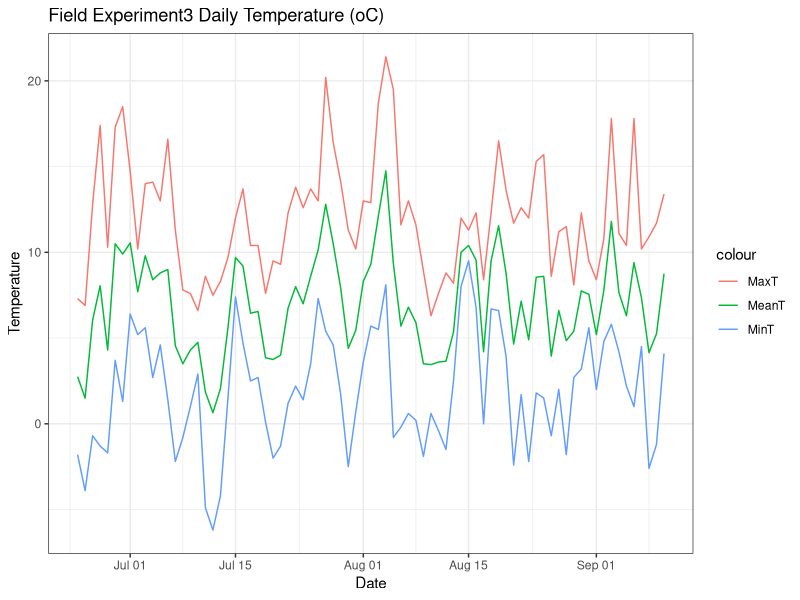

This chart was generated by the following R code:
## ---- chunk 1

library(tidyr)
library (dplyr)
library (ggplot2)
library (lubridate)
library (reshape2)
## ---- chunk 2

setwd("C:\\Users\\Ed\\Documents\\Subclovergit\\Temperatures Cold test")
getwd()

#create file
df_Ttwo <- read.table("FieldExp_2.txt",header=TRUE)
df_Ttwo
head(df_Ttwo)
summary (df_Ttwo)
tail(df_Ttwo)
## ---- chunk 3

df_Ttwo$Date <- dmy(df_Ttwo$Date)
#df_Tone_long <- melt(df_Tone, id="Date")

df_Ttwo %>%
ggplot(aes(x=Date)) +
    geom_line(aes(y= Taverage, colour = "MeanT"))+
    geom_line(aes(y = Tmin, colour = "MinT"))+
    geom_line(aes(y = Tmax, colour = "MaxT"))+
    ylab("Temperature")+
    theme_bw()+
    ggtitle("Field Experiment3 Daily Temperature (oC) ")

## ---- chunk 4

Tb <-0 #base temperature oC 

df_Ttwo <- df_Ttwo %>%
  mutate(TT=Taverage-Tb)
head(df_Ttwo)
